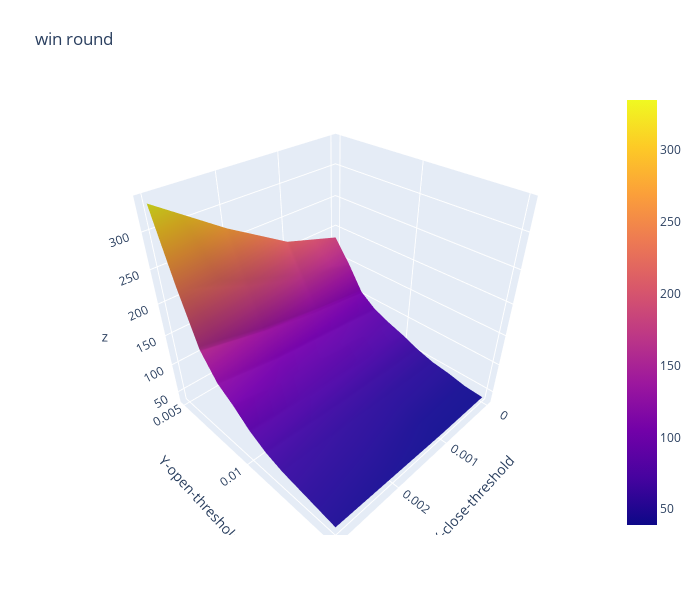

Notebook code cell kept with this figure:
### Code cell
import plotly.graph_objects as go

x_data = df_win_round.columns.to_list() # close threshold

y_data = df_win_round.index.to_list() # open threshold

z_data = df_win_round.copy(deep=True) # win rate

fig = go.Figure(data=[go.Surface(z=z_data.values,x=x_data,y=y_data)])

fig.update_layout(title="win round", # 标题
                  autosize=False,  # 尺度自动缩放
                  width=700,  # 长宽
                  height=600,
                  margin=dict(l=65,r=50,b=65,t=90),  # 4个位置的距离
                  scene=dict(xaxis_title='X-close-threshold',yaxis_title='Y-open-threshold')
                 )

fig.show()

### Figure 1 — Plotly figure (JSON) as saved in the notebook; plotly's stock layout.template omitted (floating-point values rounded to 4 significant figures)
{"data": [{"type": "surface", "x": [0, 0.001, 0.002, 0.003], "y": [0.005, 0.006, 0.007, 0.008, 0.009, 0.01, 0.011, 0.012, 0.013, 0.014, 0.015], "z": [[185, 214, 270, 335], [150, 167, 200, 240], [109, 121, 137, 160], [90, 99, 108, 124], [79, 87, 92, 106], [70, 73, 77, 84], [59, 61, 64, 69], [51, 53, 56, 60], [47, 48, 52, 55], [41, 42, 47, 50], [39, 39, 42, 45]]}], "layout": {"autosize": false, "height": 600, "margin": {"b": 65, "l": 65, "r": 50, "t": 90}, "scene": {"xaxis": {"title": {"text": "X-close-threshold"}}, "yaxis": {"title": {"text": "Y-open-threshold"}}}, "title": {"text": "win round"}, "width": 700}}
